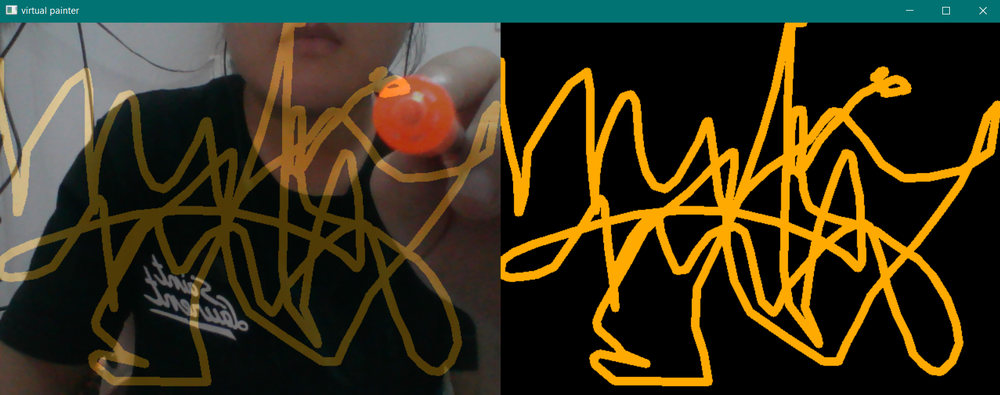
#> input picture Open CV/Virtual Painter/Img/img.png, 1000 x 395 px, shrunk from 1596 x 630 before the run, given in place of the camera
$ python get_color.py
#> lines starting #> are read from the running program, lines starting #| are printed output that depends on the picture; after the words box and inside, x2 and y2 are one past the last pixel; in counts of white or black regions, pixels touching at a corner belong together
import cv2.cv2 as cv2
import numpy as np

# define capture device use laptop camera
capture = cv2.VideoCapture(0, cv2.CAP_DSHOW)


# create trackbars to set the values of upper and lower limit of H,S,V
def trackbar_onchange(x):
    pass


cv2.namedWindow("trackbar")
cv2.createTrackbar("L-H", "trackbar", 0, 179, trackbar_onchange)
#> slider 'L-H' is set to 35
cv2.createTrackbar("L-S", "trackbar", 0, 255, trackbar_onchange)
#> slider 'L-S' is set to 51
cv2.createTrackbar("L-V", "trackbar", 0, 255, trackbar_onchange)
#> slider 'L-V' is set to 51
cv2.createTrackbar("U-H", "trackbar", 179, 179, trackbar_onchange)
cv2.createTrackbar("U-S", "trackbar", 255, 255, trackbar_onchange)
cv2.createTrackbar("U-V", "trackbar", 255, 255, trackbar_onchange)

while True:
    ret, frame = capture.read()
#> frame is the input picture: shape (395, 1000, 3); mean B, G, R 27.3, 51.2, 58
    hsv = cv2.cvtColor(frame, cv2.COLOR_BGR2HSV)
#> hsv: shape (395, 1000, 3); mean H, S, V 33.8, 106.8, 66

    l_h = cv2.getTrackbarPos("L-H", "trackbar")
    l_s = cv2.getTrackbarPos("L-S", "trackbar")
    l_v = cv2.getTrackbarPos("L-V", "trackbar")
    h_h = cv2.getTrackbarPos("U-H", "trackbar")
    h_s = cv2.getTrackbarPos("U-S", "trackbar")
    h_v = cv2.getTrackbarPos("U-V", "trackbar")

    low = np.array([l_h, l_s, l_v])
    high = np.array([h_h, h_s, h_v])

    mask = cv2.inRange(hsv, low, high)
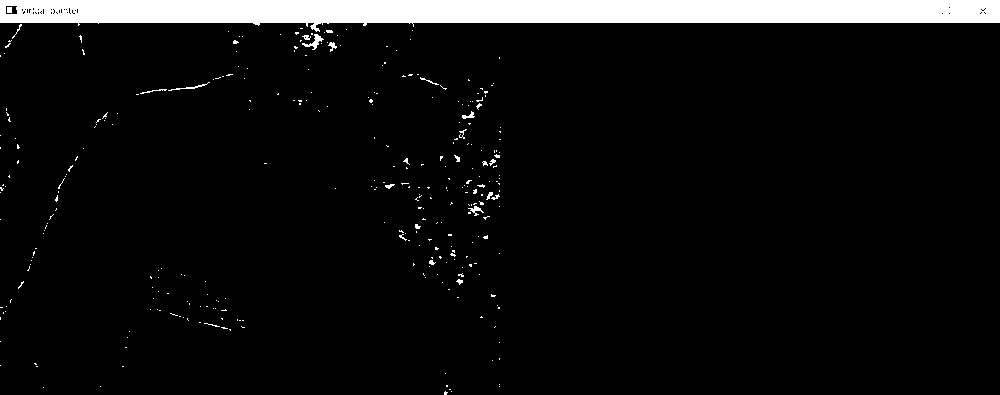
#> mask: shape (395, 1000); 6.3% white; 314 white regions (294 under 20 px), largest, box (x1, y1, x2, y2) and area: (0, 0, 1000, 32) 22927, (302, 34, 324, 50) 114, (168, 82, 210, 91) 66
    result = cv2.bitwise_and(frame, frame, mask=mask)
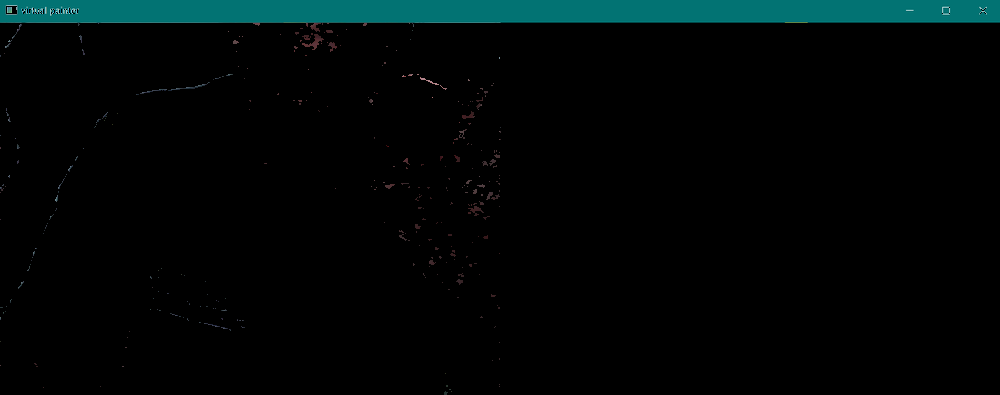
#> result: shape (395, 1000, 3); mean B, G, R 6.9, 6.9, 0.6
    cv2.imshow("result", result)

    key = cv2.waitKey(1)
#> (key Esc is pressed here)
    # If the user presses `s` then print and save this array.
    if key == ord('s'):
        color_array = [[l_h, l_s, l_v], [h_h, h_s, h_v]]
        # Save this array as penrange.npy
        np.save('pen_range', color_array)
        break
    # if esc pressed exit
    if key == 27:
        break

capture.release()
cv2.destroyAllWindows()
